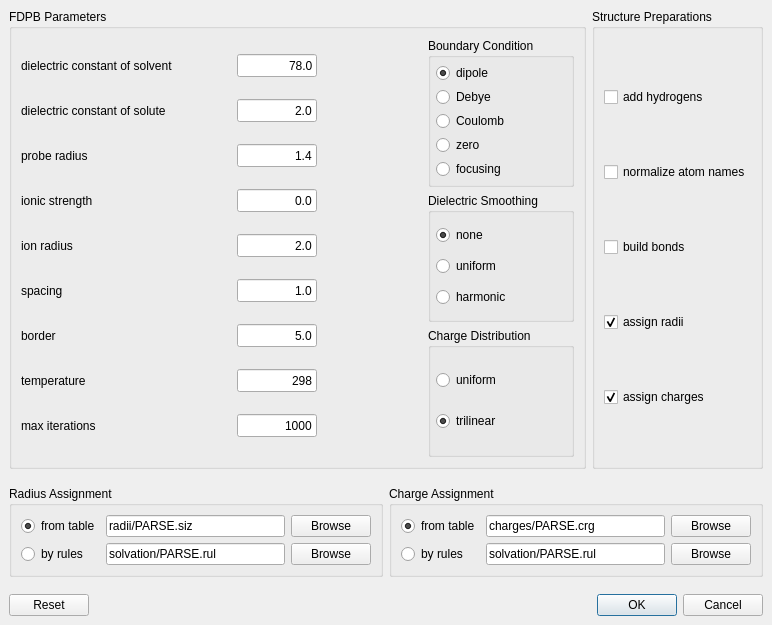
<?xml version="1.0" encoding="UTF-8"?>
<ui version="4.0">
 <class>FDPBDialogData</class>
 <widget class="QDialog" name="FDPBDialogData">
  <property name="geometry">
   <rect>
    <x>0</x>
    <y>0</y>
    <width>772</width>
    <height>625</height>
   </rect>
  </property>
  <property name="windowTitle">
   <string>FDPB options</string>
  </property>
  <layout class="QVBoxLayout" name="verticalLayout">
   <property name="spacing">
    <number>6</number>
   </property>
   <property name="margin">
    <number>9</number>
   </property>
   <item>
    <layout class="QGridLayout">
     <property name="margin">
      <number>0</number>
     </property>
     <property name="spacing">
      <number>6</number>
     </property>
     <item row="0" column="1">
      <widget class="QGroupBox" name="buttonGroup3">
       <property name="title">
        <string>Structure Preparations</string>
       </property>
       <layout class="QVBoxLayout">
        <property name="spacing">
         <number>6</number>
        </property>
        <property name="margin">
         <number>9</number>
        </property>
        <item>
         <widget class="QCheckBox" name="add_hydrogens">
          <property name="text">
           <string>add hydrogens</string>
          </property>
         </widget>
        </item>
        <item>
         <widget class="QCheckBox" name="normalize_names">
          <property name="text">
           <string>normalize atom names</string>
          </property>
         </widget>
        </item>
        <item>
         <widget class="QCheckBox" name="build_bonds">
          <property name="text">
           <string>build bonds</string>
          </property>
         </widget>
        </item>
        <item>
         <widget class="QCheckBox" name="assign_radii">
          <property name="text">
           <string>assign radii</string>
          </property>
          <property name="checked">
           <bool>true</bool>
          </property>
         </widget>
        </item>
        <item>
         <widget class="QCheckBox" name="assign_charges">
          <property name="text">
           <string>assign charges</string>
          </property>
          <property name="checked">
           <bool>true</bool>
          </property>
         </widget>
        </item>
       </layout>
      </widget>
     </item>
     <item row="0" column="0">
      <widget class="QGroupBox" name="groupBox4">
       <property name="title">
        <string>FDPB Parameters</string>
       </property>
       <layout class="QGridLayout">
        <property name="margin">
         <number>9</number>
        </property>
        <property name="spacing">
         <number>6</number>
        </property>
        <item row="0" column="2">
         <widget class="QGroupBox" name="boundary_group">
          <property name="sizePolicy">
           <sizepolicy hsizetype="Expanding" vsizetype="Expanding">
            <horstretch>0</horstretch>
            <verstretch>0</verstretch>
           </sizepolicy>
          </property>
          <property name="title">
           <string>Boundary Condition</string>
          </property>
          <layout class="QGridLayout">
           <property name="margin">
            <number>5</number>
           </property>
           <property name="spacing">
            <number>4</number>
           </property>
           <item row="4" column="0">
            <widget class="QRadioButton" name="boundary_focusing">
             <property name="minimumSize">
              <size>
               <width>130</width>
               <height>0</height>
              </size>
             </property>
             <property name="maximumSize">
              <size>
               <width>130</width>
               <height>32767</height>
              </size>
             </property>
             <property name="text">
              <string>focusing</string>
             </property>
             <property name="checked">
              <bool>false</bool>
             </property>
            </widget>
           </item>
           <item row="3" column="0">
            <widget class="QRadioButton" name="boundary_zero">
             <property name="minimumSize">
              <size>
               <width>130</width>
               <height>0</height>
              </size>
             </property>
             <property name="maximumSize">
              <size>
               <width>130</width>
               <height>32767</height>
              </size>
             </property>
             <property name="text">
              <string>zero</string>
             </property>
             <property name="checked">
              <bool>false</bool>
             </property>
            </widget>
           </item>
           <item row="0" column="0">
            <widget class="QRadioButton" name="boundary_dipole">
             <property name="minimumSize">
              <size>
               <width>130</width>
               <height>0</height>
              </size>
             </property>
             <property name="maximumSize">
              <size>
               <width>130</width>
               <height>32767</height>
              </size>
             </property>
             <property name="text">
              <string>dipole</string>
             </property>
             <property name="checked">
              <bool>true</bool>
             </property>
            </widget>
           </item>
           <item row="1" column="0">
            <widget class="QRadioButton" name="boundary_debye">
             <property name="minimumSize">
              <size>
               <width>130</width>
               <height>0</height>
              </size>
             </property>
             <property name="maximumSize">
              <size>
               <width>130</width>
               <height>32767</height>
              </size>
             </property>
             <property name="text">
              <string>Debye</string>
             </property>
            </widget>
           </item>
           <item row="2" column="0">
            <widget class="QRadioButton" name="boundary_coulomb">
             <property name="minimumSize">
              <size>
               <width>130</width>
               <height>0</height>
              </size>
             </property>
             <property name="maximumSize">
              <size>
               <width>130</width>
               <height>32767</height>
              </size>
             </property>
             <property name="text">
              <string>Coulomb</string>
             </property>
            </widget>
           </item>
          </layout>
         </widget>
        </item>
        <item row="2" column="2">
         <widget class="QGroupBox" name="charge_distribution_group">
          <property name="sizePolicy">
           <sizepolicy hsizetype="Expanding" vsizetype="Expanding">
            <horstretch>0</horstretch>
            <verstretch>0</verstretch>
           </sizepolicy>
          </property>
          <property name="title">
           <string>Charge Distribution</string>
          </property>
          <layout class="QGridLayout">
           <property name="margin">
            <number>5</number>
           </property>
           <property name="spacing">
            <number>4</number>
           </property>
           <item row="1" column="0">
            <widget class="QRadioButton" name="charge_trilinear">
             <property name="text">
              <string>trilinear</string>
             </property>
             <property name="checked">
              <bool>true</bool>
             </property>
            </widget>
           </item>
           <item row="0" column="0">
            <widget class="QRadioButton" name="charge_uniform">
             <property name="text">
              <string>uniform</string>
             </property>
             <property name="checked">
              <bool>false</bool>
             </property>
            </widget>
           </item>
          </layout>
         </widget>
        </item>
        <item row="1" column="2">
         <widget class="QGroupBox" name="smoothing_group">
          <property name="sizePolicy">
           <sizepolicy hsizetype="Expanding" vsizetype="Expanding">
            <horstretch>0</horstretch>
            <verstretch>0</verstretch>
           </sizepolicy>
          </property>
          <property name="title">
           <string>Dielectric Smoothing</string>
          </property>
          <layout class="QGridLayout">
           <property name="margin">
            <number>5</number>
           </property>
           <property name="spacing">
            <number>4</number>
           </property>
           <item row="0" column="0">
            <widget class="QRadioButton" name="smoothing_none">
             <property name="text">
              <string>none</string>
             </property>
             <property name="checked">
              <bool>true</bool>
             </property>
            </widget>
           </item>
           <item row="1" column="0">
            <widget class="QRadioButton" name="smoothing_uniform">
             <property name="text">
              <string>uniform</string>
             </property>
            </widget>
           </item>
           <item row="2" column="0">
            <widget class="QRadioButton" name="smoothing_harmonic">
             <property name="text">
              <string>harmonic</string>
             </property>
            </widget>
           </item>
          </layout>
         </widget>
        </item>
        <item row="0" column="0" rowspan="3">
         <layout class="QGridLayout">
          <property name="margin">
           <number>0</number>
          </property>
          <property name="spacing">
           <number>6</number>
          </property>
          <item row="8" column="1">
           <widget class="QLineEdit" name="max_iterations">
            <property name="maximumSize">
             <size>
              <width>80</width>
              <height>23</height>
             </size>
            </property>
            <property name="text">
             <string>1000</string>
            </property>
            <property name="alignment">
             <set>Qt::AlignRight</set>
            </property>
           </widget>
          </item>
          <item row="2" column="0">
           <widget class="QLabel" name="textLabel9">
            <property name="sizePolicy">
             <sizepolicy hsizetype="Expanding" vsizetype="Preferred">
              <horstretch>0</horstretch>
              <verstretch>0</verstretch>
             </sizepolicy>
            </property>
            <property name="minimumSize">
             <size>
              <width>210</width>
              <height>0</height>
             </size>
            </property>
            <property name="text">
             <string>probe radius</string>
            </property>
           </widget>
          </item>
          <item row="5" column="0">
           <widget class="QLabel" name="textLabel6">
            <property name="sizePolicy">
             <sizepolicy hsizetype="Expanding" vsizetype="Preferred">
              <horstretch>0</horstretch>
              <verstretch>0</verstretch>
             </sizepolicy>
            </property>
            <property name="minimumSize">
             <size>
              <width>210</width>
              <height>0</height>
             </size>
            </property>
            <property name="text">
             <string>spacing</string>
            </property>
           </widget>
          </item>
          <item row="4" column="0">
           <widget class="QLabel" name="textLabel7">
            <property name="sizePolicy">
             <sizepolicy hsizetype="Expanding" vsizetype="Preferred">
              <horstretch>0</horstretch>
              <verstretch>0</verstretch>
             </sizepolicy>
            </property>
            <property name="minimumSize">
             <size>
              <width>210</width>
              <height>0</height>
             </size>
            </property>
            <property name="text">
             <string>ion radius</string>
            </property>
           </widget>
          </item>
          <item row="0" column="1">
           <widget class="QLineEdit" name="dc_solvent">
            <property name="minimumSize">
             <size>
              <width>80</width>
              <height>0</height>
             </size>
            </property>
            <property name="maximumSize">
             <size>
              <width>80</width>
              <height>23</height>
             </size>
            </property>
            <property name="text">
             <string>78.0</string>
            </property>
            <property name="alignment">
             <set>Qt::AlignRight</set>
            </property>
           </widget>
          </item>
          <item row="7" column="1">
           <widget class="QLineEdit" name="temperature">
            <property name="maximumSize">
             <size>
              <width>80</width>
              <height>23</height>
             </size>
            </property>
            <property name="text">
             <string>298</string>
            </property>
            <property name="alignment">
             <set>Qt::AlignRight</set>
            </property>
           </widget>
          </item>
          <item row="8" column="0">
           <widget class="QLabel" name="textLabel1">
            <property name="sizePolicy">
             <sizepolicy hsizetype="Expanding" vsizetype="Preferred">
              <horstretch>0</horstretch>
              <verstretch>0</verstretch>
             </sizepolicy>
            </property>
            <property name="minimumSize">
             <size>
              <width>210</width>
              <height>0</height>
             </size>
            </property>
            <property name="text">
             <string>max iterations</string>
            </property>
           </widget>
          </item>
          <item row="6" column="0">
           <widget class="QLabel" name="textLabel5">
            <property name="sizePolicy">
             <sizepolicy hsizetype="Expanding" vsizetype="Preferred">
              <horstretch>0</horstretch>
              <verstretch>0</verstretch>
             </sizepolicy>
            </property>
            <property name="minimumSize">
             <size>
              <width>210</width>
              <height>0</height>
             </size>
            </property>
            <property name="text">
             <string>border</string>
            </property>
           </widget>
          </item>
          <item row="4" column="1">
           <widget class="QLineEdit" name="ion_radius">
            <property name="maximumSize">
             <size>
              <width>80</width>
              <height>23</height>
             </size>
            </property>
            <property name="text">
             <string>2.0</string>
            </property>
            <property name="alignment">
             <set>Qt::AlignRight</set>
            </property>
           </widget>
          </item>
          <item row="5" column="1">
           <widget class="QLineEdit" name="spacing">
            <property name="maximumSize">
             <size>
              <width>80</width>
              <height>23</height>
             </size>
            </property>
            <property name="text">
             <string>1.0</string>
            </property>
            <property name="alignment">
             <set>Qt::AlignRight</set>
            </property>
           </widget>
          </item>
          <item row="3" column="1">
           <widget class="QLineEdit" name="ionic_strenght">
            <property name="maximumSize">
             <size>
              <width>80</width>
              <height>23</height>
             </size>
            </property>
            <property name="text">
             <string>0.0</string>
            </property>
            <property name="alignment">
             <set>Qt::AlignRight</set>
            </property>
           </widget>
          </item>
          <item row="7" column="0">
           <widget class="QLabel" name="textLabel4">
            <property name="sizePolicy">
             <sizepolicy hsizetype="Expanding" vsizetype="Preferred">
              <horstretch>0</horstretch>
              <verstretch>0</verstretch>
             </sizepolicy>
            </property>
            <property name="minimumSize">
             <size>
              <width>210</width>
              <height>0</height>
             </size>
            </property>
            <property name="text">
             <string>temperature</string>
            </property>
           </widget>
          </item>
          <item row="0" column="0">
           <widget class="QLabel" name="textLabel2">
            <property name="sizePolicy">
             <sizepolicy hsizetype="Expanding" vsizetype="Preferred">
              <horstretch>0</horstretch>
              <verstretch>0</verstretch>
             </sizepolicy>
            </property>
            <property name="minimumSize">
             <size>
              <width>210</width>
              <height>0</height>
             </size>
            </property>
            <property name="text">
             <string>dielectric constant of solvent</string>
            </property>
           </widget>
          </item>
          <item row="1" column="1">
           <widget class="QLineEdit" name="dc_interior">
            <property name="maximumSize">
             <size>
              <width>80</width>
              <height>23</height>
             </size>
            </property>
            <property name="text">
             <string>2.0</string>
            </property>
            <property name="alignment">
             <set>Qt::AlignRight</set>
            </property>
           </widget>
          </item>
          <item row="6" column="1">
           <widget class="QLineEdit" name="border">
            <property name="maximumSize">
             <size>
              <width>80</width>
              <height>23</height>
             </size>
            </property>
            <property name="text">
             <string>5.0</string>
            </property>
            <property name="alignment">
             <set>Qt::AlignRight</set>
            </property>
           </widget>
          </item>
          <item row="2" column="1">
           <widget class="QLineEdit" name="probe_radius">
            <property name="maximumSize">
             <size>
              <width>80</width>
              <height>23</height>
             </size>
            </property>
            <property name="text">
             <string>1.4</string>
            </property>
            <property name="alignment">
             <set>Qt::AlignRight</set>
            </property>
           </widget>
          </item>
          <item row="3" column="0">
           <widget class="QLabel" name="textLabel8">
            <property name="sizePolicy">
             <sizepolicy hsizetype="Expanding" vsizetype="Preferred">
              <horstretch>0</horstretch>
              <verstretch>0</verstretch>
             </sizepolicy>
            </property>
            <property name="minimumSize">
             <size>
              <width>210</width>
              <height>0</height>
             </size>
            </property>
            <property name="text">
             <string>ionic strength</string>
            </property>
           </widget>
          </item>
          <item row="1" column="0">
           <widget class="QLabel" name="textLabel10">
            <property name="sizePolicy">
             <sizepolicy hsizetype="Expanding" vsizetype="Preferred">
              <horstretch>0</horstretch>
              <verstretch>0</verstretch>
             </sizepolicy>
            </property>
            <property name="minimumSize">
             <size>
              <width>210</width>
              <height>0</height>
             </size>
            </property>
            <property name="text">
             <string>dielectric constant of solute</string>
            </property>
           </widget>
          </item>
         </layout>
        </item>
        <item row="0" column="1" rowspan="2">
         <spacer>
          <property name="orientation">
           <enum>Qt::Horizontal</enum>
          </property>
          <property name="sizeType">
           <enum>QSizePolicy::MinimumExpanding</enum>
          </property>
          <property name="sizeHint" stdset="0">
           <size>
            <width>22</width>
            <height>20</height>
           </size>
          </property>
         </spacer>
        </item>
       </layout>
      </widget>
     </item>
    </layout>
   </item>
   <item>
    <spacer>
     <property name="orientation">
      <enum>Qt::Vertical</enum>
     </property>
     <property name="sizeType">
      <enum>QSizePolicy::Minimum</enum>
     </property>
     <property name="sizeHint" stdset="0">
      <size>
       <width>20</width>
       <height>11</height>
      </size>
     </property>
    </spacer>
   </item>
   <item>
    <layout class="QHBoxLayout">
     <property name="spacing">
      <number>6</number>
     </property>
     <property name="margin">
      <number>0</number>
     </property>
     <item>
      <widget class="QGroupBox" name="radii_group">
       <property name="title">
        <string>Radius Assignment</string>
       </property>
       <layout class="QGridLayout">
        <property name="margin">
         <number>9</number>
        </property>
        <property name="spacing">
         <number>6</number>
        </property>
        <item row="1" column="1">
         <widget class="QLineEdit" name="radii_rules_lineedit">
          <property name="text">
           <string>solvation/PARSE.rul</string>
          </property>
          <property name="readOnly">
           <bool>false</bool>
          </property>
         </widget>
        </item>
        <item row="0" column="0">
         <widget class="QRadioButton" name="radii_data_button">
          <property name="text">
           <string>from table</string>
          </property>
          <property name="checked">
           <bool>true</bool>
          </property>
         </widget>
        </item>
        <item row="0" column="2">
         <widget class="QPushButton" name="radii_data_browse">
          <property name="text">
           <string>Browse</string>
          </property>
         </widget>
        </item>
        <item row="0" column="1">
         <widget class="QLineEdit" name="radii_data_lineedit">
          <property name="text">
           <string>radii/PARSE.siz</string>
          </property>
         </widget>
        </item>
        <item row="1" column="2">
         <widget class="QPushButton" name="radii_rules_browse">
          <property name="text">
           <string>Browse</string>
          </property>
         </widget>
        </item>
        <item row="1" column="0">
         <widget class="QRadioButton" name="radii_rules_button">
          <property name="text">
           <string>by rules</string>
          </property>
         </widget>
        </item>
       </layout>
      </widget>
     </item>
     <item>
      <widget class="QGroupBox" name="charges_group">
       <property name="title">
        <string>Charge Assignment</string>
       </property>
       <layout class="QGridLayout">
        <property name="margin">
         <number>9</number>
        </property>
        <property name="spacing">
         <number>6</number>
        </property>
        <item row="1" column="0">
         <widget class="QRadioButton" name="charges_rules_button">
          <property name="text">
           <string>by rules</string>
          </property>
         </widget>
        </item>
        <item row="1" column="2">
         <widget class="QPushButton" name="charges_rules_browse">
          <property name="text">
           <string>Browse</string>
          </property>
         </widget>
        </item>
        <item row="1" column="1">
         <widget class="QLineEdit" name="charges_rules_lineedit">
          <property name="text">
           <string>solvation/PARSE.rul</string>
          </property>
          <property name="readOnly">
           <bool>false</bool>
          </property>
         </widget>
        </item>
        <item row="0" column="2">
         <widget class="QPushButton" name="charges_data_browse">
          <property name="text">
           <string>Browse</string>
          </property>
         </widget>
        </item>
        <item row="0" column="1">
         <widget class="QLineEdit" name="charges_data_lineedit">
          <property name="text">
           <string>charges/PARSE.crg</string>
          </property>
         </widget>
        </item>
        <item row="0" column="0">
         <widget class="QRadioButton" name="charges_data_button">
          <property name="text">
           <string>from table</string>
          </property>
          <property name="checked">
           <bool>true</bool>
          </property>
         </widget>
        </item>
       </layout>
      </widget>
     </item>
    </layout>
   </item>
   <item>
    <spacer>
     <property name="orientation">
      <enum>Qt::Vertical</enum>
     </property>
     <property name="sizeType">
      <enum>QSizePolicy::Minimum</enum>
     </property>
     <property name="sizeHint" stdset="0">
      <size>
       <width>20</width>
       <height>11</height>
      </size>
     </property>
    </spacer>
   </item>
   <item>
    <widget class="QDialogButtonBox" name="buttonBox">
     <property name="standardButtons">
      <set>QDialogButtonBox::Cancel|QDialogButtonBox::Ok|QDialogButtonBox::Reset</set>
     </property>
    </widget>
   </item>
  </layout>
 </widget>
 <layoutdefault spacing="6" margin="11"/>
 <tabstops>
  <tabstop>dc_solvent</tabstop>
  <tabstop>dc_interior</tabstop>
  <tabstop>probe_radius</tabstop>
  <tabstop>ionic_strenght</tabstop>
  <tabstop>ion_radius</tabstop>
  <tabstop>spacing</tabstop>
  <tabstop>border</tabstop>
  <tabstop>temperature</tabstop>
  <tabstop>max_iterations</tabstop>
  <tabstop>boundary_dipole</tabstop>
  <tabstop>boundary_debye</tabstop>
  <tabstop>boundary_coulomb</tabstop>
  <tabstop>boundary_zero</tabstop>
  <tabstop>boundary_focusing</tabstop>
  <tabstop>smoothing_none</tabstop>
  <tabstop>smoothing_uniform</tabstop>
  <tabstop>smoothing_harmonic</tabstop>
  <tabstop>charge_uniform</tabstop>
  <tabstop>charge_trilinear</tabstop>
  <tabstop>add_hydrogens</tabstop>
  <tabstop>normalize_names</tabstop>
  <tabstop>build_bonds</tabstop>
  <tabstop>assign_radii</tabstop>
  <tabstop>assign_charges</tabstop>
  <tabstop>radii_data_button</tabstop>
  <tabstop>radii_data_lineedit</tabstop>
  <tabstop>radii_data_browse</tabstop>
  <tabstop>radii_rules_button</tabstop>
  <tabstop>radii_rules_lineedit</tabstop>
  <tabstop>radii_rules_browse</tabstop>
  <tabstop>charges_data_button</tabstop>
  <tabstop>charges_data_lineedit</tabstop>
  <tabstop>charges_data_browse</tabstop>
  <tabstop>charges_rules_button</tabstop>
  <tabstop>charges_rules_lineedit</tabstop>
  <tabstop>charges_rules_browse</tabstop>
 </tabstops>
 <includes>
  <include location="global">BALL_core/COMMON/global.h</include>
 </includes>
 <resources/>
 <connections>
  <connection>
   <sender>buttonBox</sender>
   <signal>accepted()</signal>
   <receiver>FDPBDialogData</receiver>
   <slot>accept()</slot>
   <hints>
    <hint type="sourcelabel">
     <x>645</x>
     <y>607</y>
    </hint>
    <hint type="destinationlabel">
     <x>652</x>
     <y>676</y>
    </hint>
   </hints>
  </connection>
  <connection>
   <sender>buttonBox</sender>
   <signal>rejected()</signal>
   <receiver>FDPBDialogData</receiver>
   <slot>reject()</slot>
   <hints>
    <hint type="sourcelabel">
     <x>714</x>
     <y>605</y>
    </hint>
    <hint type="destinationlabel">
     <x>717</x>
     <y>673</y>
    </hint>
   </hints>
  </connection>
  <connection>
   <sender>buttonBox</sender>
   <signal>clicked(QAbstractButton*)</signal>
   <receiver>FDPBDialogData</receiver>
   <slot>clicked(QAbstractButton*)</slot>
   <hints>
    <hint type="sourcelabel">
     <x>52</x>
     <y>601</y>
    </hint>
    <hint type="destinationlabel">
     <x>58</x>
     <y>658</y>
    </hint>
   </hints>
  </connection>
 </connections>
 <slots>
  <slot>clicked(QAbstractButton*)</slot>
 </slots>
</ui>
